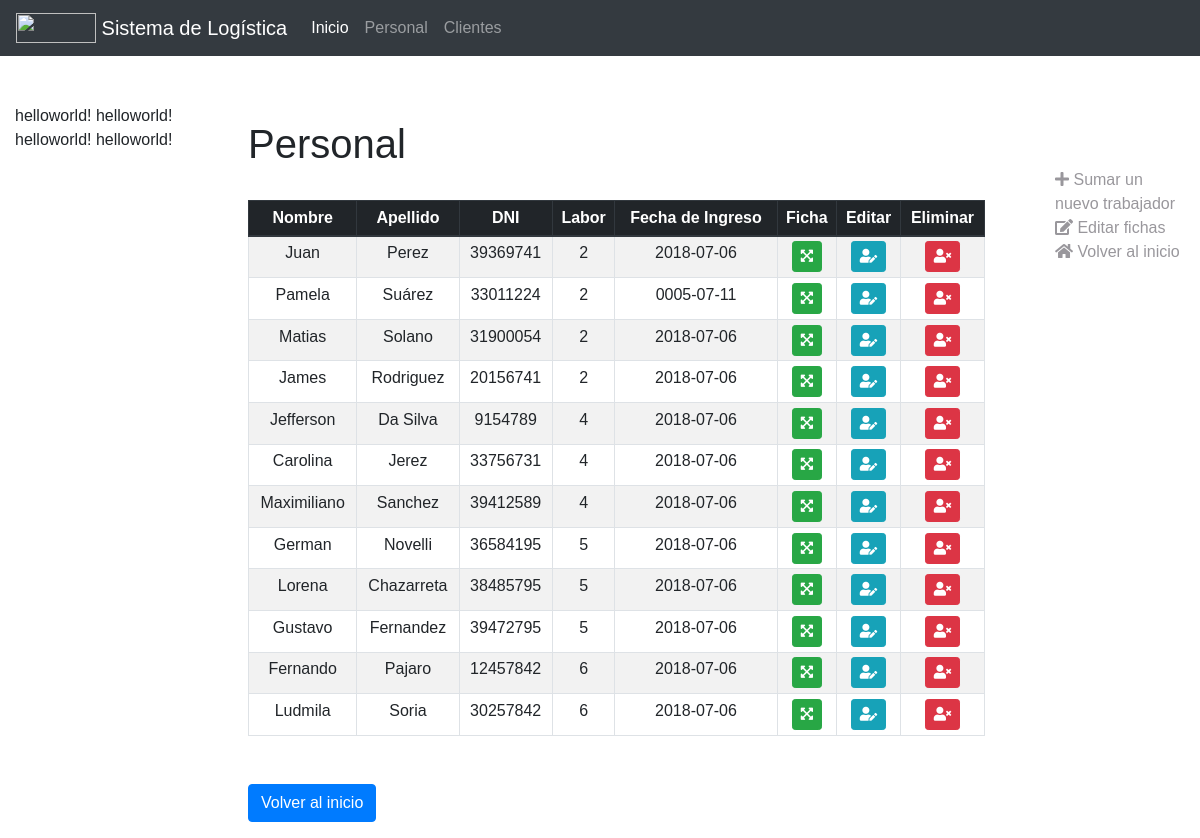
/FichasEmpleados.php, run on the app's committed database.
### tables this page shows
CREATE TABLE `personales` (
  `id` int(11) NOT NULL,
  `nombre` varchar(50) NOT NULL,
  `apellido` varchar(50) NOT NULL,
  `DNI` int(11) NOT NULL,
  `fecha_ingreso_laboral` date NOT NULL,
  `telefono` int(11) NOT NULL,
  `labor_id` int(50) NOT NULL
);

### FichasEmpleados.php (the view, shortened to what this page needs)
<!DOCTYPE html>
<html>
	<head>
	<link rel="stylesheet" href="/object/css/bootstrap.css">
	<link rel="stylesheet" href="https://use.fontawesome.com/releases/v5.3.1/css/all.css">
	</head>
	<body>
		<nav class="navbar navbar-expand-lg navbar-dark bg-dark"
		style="position: sticky; z-index: 1071; top: 0;">
		    <a class="navbar-brand" href="#">
			    <img src="/object/images/cn.png" width="80" height="30" class="d-inline-block align-top" alt="">
			    Sistema de Logística
			</a>
			<div class="collapse navbar-collapse" id="navbarText">
				<ul class="navbar-nav mr-auto">
		    		<li class="nav-item active">
		    			<a class="nav-link" href="index.html">Inicio <span class="sr-only">(current)</span></a>
		    		</li>
		    		<li class="nav-item">
		    			<a class="nav-link" href="FichasEmpleados.php">Personal</a>
		    		</li>
		    		<li class="nav-item">
		    			<a class="nav-link" href="crud.php">Clientes</a>
		    		</li>
		    	</ul>
			</div>
		</nav>
		<div class="container-fluid" style="margin-top: 3rem;">
			<div class="row flex-xl-nowrap">
				<div class="col-12 col-md-3 col-xl-2 bd-sidebar">
					helloworld!
					helloworld!
					helloworld!
					helloworld!
				</div>
				<main class="col-12 col-md-9 col-xl-8 py-md-3 pl-md-5 bd-content">
				<h1>Personal</h1> <br>
				<?php
					$pdo = conectar();
					$stmt = $pdo->prepare('SELECT nombre, apellido, DNI, labor_id, fecha_ingreso_laboral FROM personales');
					$stmt->execute();
					$row = $stmt->fetchAll(PDO::FETCH_ASSOC);
				   	$tamañorow = sizeof($row);
				   	echo '<table class="table table-bordered table-sm table-hover table-striped" style="text-align:center;">
				   			<thead class="thead-dark">
					   			<tr>
					   				<th scope="col"> Nombre </th>
					   				<th scope="col"> Apellido </th>
					   				<th scope="col"> DNI </th>
					   				<th scope="col"> Labor </th>
					   				<th scope="col"> Fecha de Ingreso </th>
					   				<th scope="col"> Ficha </th>
					   				<th scope="col"> Editar </th>
					   				<th scope="col"> Eliminar </th>
					   			</tr>
				   			</thead>
				   			<tbody>';
				   	for ($i=0; $i < $tamañorow; $i++) {
				   		$value = $row[$i];
				   		echo '<tr>';
				   		foreach ($value as $key => $asd) {
				   		 	echo '<td style>'. $asd.'</td>';
				   		 }
				   		echo '<th>
									<button type="button" class="btn btn-success btn-sm" data-toggle="modal" data-target="#myModal"><i class="fa fa-expand-arrows-alt"></i></button>
									        <h4 class="modal-title">'.$value['nombre'].' '.$value['apellido'].'</h4>
																Nombre: '.$value['nombre'].'
																Apellido: '.$value['apellido'].'
																DNI: '.$value['DNI'].'
																Fecha Ingreso: '.$value['fecha_ingreso_laboral'].'
								</th>
								<th>
									<a href="EditFicha.php">
										<button class="btn btn-info btn-sm">
											<i class="fas fa-user-edit">
											</i>
										</button>
									</a>
								</th>
								<th>
									<a href="EliminarFicha.php">
										<button class="btn btn-danger btn-sm">
											<i class="fa fa-user-times">
											</i>
										</button>
									</a>
								</th>';
				   	}
				   	echo "</tbody> </table>";
				?>
				<a href="index.html" class="btn btn-primary" style="margin-top: 2rem;">Volver al inicio</a>
				</main>
				<div class="d-none d-xl-block col-xl-2 bd-toc">
					<ul class="section-nav" style="list-style: none; margin-top: 4rem;">
						<li class="toc-entry toc-h2">
							<a href="formAlta.php" style="color:#99979c">
								<i class="fa fa-plus" aria-hidden="true"></i> Sumar un nuevo trabajador
							</a>
						</li>
						<li class="toc-entry toc-h2">
							<a href="formAlta.php" style="color:#99979c">
								<i class="fa fa-edit" aria-hidden="true"></i> Editar fichas
							</a>
						</li>
						<li class="toc-entry toc-h2">
							<a href="index.html" style="color:#99979c">
								<i class="fa fa-home" aria-hidden="true"></i> Volver al inicio
							</a>
						</li>
					</ul>
				</div>
			</div>
		</div>
	</body>
</html>

### FichasEmpleados.php (style rules this page uses)
body { font-family: Arial; }

### data on the page
personales: nombre "Juan", apellido "Perez", DNI "39369741", labor "2", fecha_ingreso_laboral "2018-07-06"
personales: nombre "Pamela", apellido "Suárez", DNI "33011224", labor "2", fecha_ingreso_laboral "0005-07-11"
personales: nombre "Matias", apellido "Solano", DNI "31900054", labor "2", fecha_ingreso_laboral "2018-07-06"
personales: nombre "James", apellido "Rodriguez", DNI "20156741", labor "2", fecha_ingreso_laboral "2018-07-06"
personales: nombre "Jefferson", apellido "Da Silva", DNI "9154789", labor "4", fecha_ingreso_laboral "2018-07-06"
personales: nombre "Carolina", apellido "Jerez", DNI "33756731", labor "4", fecha_ingreso_laboral "2018-07-06"
personales: nombre "Maximiliano", apellido "Sanchez", DNI "39412589", labor "4", fecha_ingreso_laboral "2018-07-06"
personales: nombre "German", apellido "Novelli", DNI "36584195", labor "5", fecha_ingreso_laboral "2018-07-06"
personales: nombre "Lorena", apellido "Chazarreta", DNI "38485795", labor "5", fecha_ingreso_laboral "2018-07-06"
personales: nombre "Gustavo", apellido "Fernandez", DNI "39472795", labor "5", fecha_ingreso_laboral "2018-07-06"
personales: nombre "Fernando", apellido "Pajaro", DNI "12457842", labor "6", fecha_ingreso_laboral "2018-07-06"
personales: nombre "Ludmila", apellido "Soria", DNI "30257842", labor "6", fecha_ingreso_laboral "2018-07-06"
